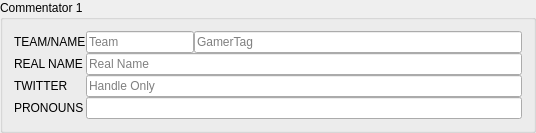
<?xml version="1.0" encoding="UTF-8"?>
<ui version="4.0">
 <class>GroupBox</class>
 <widget class="QGroupBox" name="GroupBox">
  <property name="geometry">
   <rect>
    <x>0</x>
    <y>0</y>
    <width>536</width>
    <height>118</height>
   </rect>
  </property>
  <property name="windowTitle">
   <string>GroupBox</string>
  </property>
  <property name="title">
   <string>Commentator 1</string>
  </property>
  <layout class="QFormLayout" name="formLayout">
   <property name="horizontalSpacing">
    <number>0</number>
   </property>
   <property name="verticalSpacing">
    <number>0</number>
   </property>
   <item row="1" column="0">
    <widget class="QLabel" name="nameLabel">
     <property name="text">
      <string>TEAM/NAME</string>
     </property>
    </widget>
   </item>
   <item row="1" column="1">
    <layout class="QHBoxLayout" name="horizontalLayout">
     <property name="spacing">
      <number>0</number>
     </property>
     <item>
      <widget class="QLineEdit" name="team">
       <property name="sizePolicy">
        <sizepolicy hsizetype="Maximum" vsizetype="Fixed">
         <horstretch>0</horstretch>
         <verstretch>0</verstretch>
        </sizepolicy>
       </property>
       <property name="placeholderText">
        <string>Team</string>
       </property>
      </widget>
     </item>
     <item>
      <widget class="QLineEdit" name="name">
       <property name="placeholderText">
        <string>GamerTag</string>
       </property>
      </widget>
     </item>
    </layout>
   </item>
   <item row="2" column="0">
    <widget class="QLabel" name="real_nameLabel">
     <property name="text">
      <string>REAL NAME</string>
     </property>
    </widget>
   </item>
   <item row="2" column="1">
    <widget class="QLineEdit" name="real_name">
     <property name="placeholderText">
      <string>Real Name</string>
     </property>
    </widget>
   </item>
   <item row="3" column="0">
    <widget class="QLabel" name="twitterLabel">
     <property name="text">
      <string>TWITTER</string>
     </property>
    </widget>
   </item>
   <item row="3" column="1">
    <widget class="QLineEdit" name="twitter">
     <property name="placeholderText">
      <string>Handle Only</string>
     </property>
    </widget>
   </item>
   <item row="4" column="0">
    <widget class="QLabel" name="pronounLabel">
     <property name="text">
      <string>PRONOUNS</string>
     </property>
    </widget>
   </item>
   <item row="4" column="2" colspan="2">
    <widget class="QLineEdit" name="pronoun">
    </widget>
   </item>
  </layout>
 </widget>
 <resources/>
 <connections/>
</ui>
